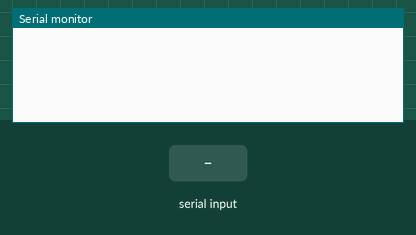
Recording of a sketch running on a simulated ESP8266 (NodeMCU). On the bench: the last lines printed to the serial monitor. Inputs (shaded band) come from the test bench. WiFi joins after 1.5 s; servers stay silent unless stated.

Above: at 3.0 s.
3.1 s: "data 4:\n" received over the second serial link
At 3.7 s:
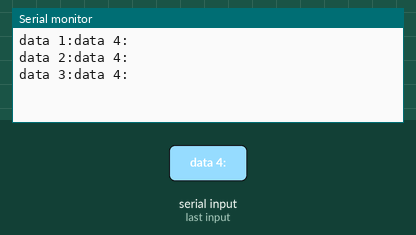
4.6 s: "1" received over the second serial link
At 5.0 s:
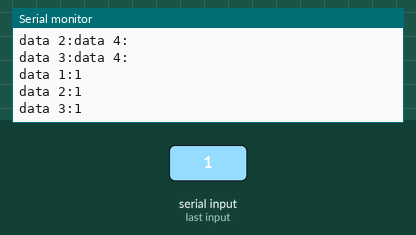

The sketch:

YJT_nodeMCU.ino
```cpp
#define BLYNK_PRINT Serial


#include <ESP8266WiFi.h>
#include <BlynkSimpleEsp8266.h>
#include <SoftwareSerial.h>

SoftwareSerial mySerial(D5, D6); // RX, TX pin yang digunakan utk komunikasi uart

// You should get Auth Token in the Blynk App.
// Go to the Project Settings (nut icon).
char auth[] = "8p9nVTXd5NpEzVYypOwXgxB5z8l5iDUK"; // token blynk

// Your WiFi credentials.
// Set password to "" for open networks.
char ssid[] = "vivo 1907";
char pass[] = "1123456789";

BlynkTimer timer;

// This function sends Arduino's up time every second to Virtual Pin (5).
// In the app, Widget's reading frequency should be set to PUSH. This means
// that you define how often to send data to Blynk App.
void setup() {
  // put your setup code here, to run once:
Serial.begin(9600);
mySerial.begin(9600);
Blynk.begin(auth, ssid, pass);
  // You can also specify server:
  //Blynk.begin(auth, ssid, pass, "blynk-cloud.com", 80);
  //Blynk.begin(auth, ssid, pass, IPAddress(192,168,1,100), 8080);

  // Setup a function to be called every second
  timer.setInterval(1000L, myTimerEvent);// pengiriman data dalam 1s
}
String data; //deklarasi variabel
char c;
int Index1,Index2,Index3,Index4,Index5,Index6;
String secondValue, thirdValue, fourthValue, fifthValue, firstValue;

void myTimerEvent()
{
  // You can send any value at any time.
  // Please don't send more that 10 values per second.
  Blynk.virtualWrite(V0, secondValue);
  Blynk.virtualWrite(V1, thirdValue);
  Blynk.virtualWrite(V2, fourthValue);
}
void loop() {
  // put your main code here, to run repeatedly:
  Blynk.run();
  timer.run();
while(mySerial.available()>0){
  c=mySerial.read();
  delay(10);
  data+=c;
  }
  if (data.length()>0) //looping komunikasi uart
{
Index1 = data.indexOf('#');
Index2 = data.indexOf('#', Index1+1);
Index3 = data.indexOf('#', Index2+1);
Index4 = data.indexOf('#', Index3+1);
Index5 = data.indexOf('#', Index4+1);
Index6 = data.indexOf('#', Index5+1);
secondValue = data.substring(Index1+1, Index2);
thirdValue = data.substring(Index2+1, Index3);
fourthValue = data.substring(Index3+1, Index4);
/*fifthValue = data.substring(Index4+1, Index5);
firstValue = data.substring(Index5+1, Index6);
//Serial.println(Index1);*/
Serial.print("data 1:");Serial.println(secondValue);
Serial.print("data 2:");Serial.println(thirdValue);
Serial.print("data 3:");Serial.println(fourthValue);
/*Serial.print("data 4:");Serial.println(fifthValue);
Serial.print("data 5:");Serial.println(firstValue);*/
data="";
}
Serial.println(data);
//delay(1000);
}
```

Measured:
- after the input at 3.1 s, the serial monitor: prints a new line after 0.08 s (image 1)
- after the input at 4.6 s, the serial monitor: prints a new line at once (image 2)
